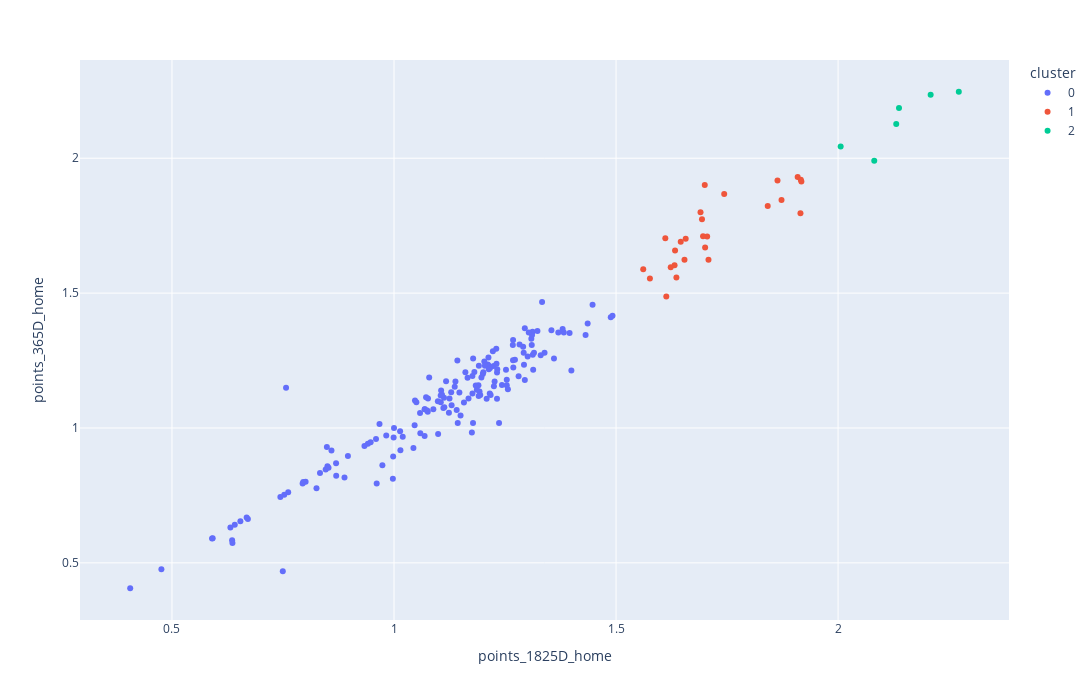

Source (notebook cell):
### Code cell
random.seed(0)
kmeans = KMeans(n_clusters=3)
clusters = kmeans.fit(top1825[[col_home,col_away]].pow(4))
order = np.argsort(np.argsort(clusters.cluster_centers_[:,0]))
print(clusters.cluster_centers_[:,0],order,clusters.labels_)
top1825['cluster'] = clusters.labels_
map_ = {c:str(order[c]) for c in top1825.cluster}
print(map_)
top1825['cluster'] = top1825['cluster'].map(map_)
# top1825 = top1825.reset_index()
plotly.scatter(top1825,col_home,col_away,hover_name='HomeTeam',color='cluster',width=1200,height=700)

### Figure 1 — Plotly figure (JSON) as saved in the notebook; plotly's stock layout.template omitted (floating-point values rounded to 4 significant figures; data arrays with more than 128 entries replaced by an {"elided": "..."} marker saying what was removed)
{"data": [{"hovertemplate": "<b>%{hovertext}</b><br><br>cluster=0<br>points_1825D_home=%{x}<br>points_365D_home=%{y}<extra></extra>", "hovertext": {"elided": "163 str values"}, "legendgroup": "0", "marker": {"color": "#636efa", "symbol": "circle"}, "mode": "markers", "name": "0", "orientation": "v", "showlegend": true, "type": "scatter", "x": {"elided": "163 float values"}, "xaxis": "x", "y": {"elided": "163 float values"}, "yaxis": "y"}, {"hovertemplate": "<b>%{hovertext}</b><br><br>cluster=1<br>points_1825D_home=%{x}<br>points_365D_home=%{y}<extra></extra>", "hovertext": ["Arsenal", "Ath Madrid", "Bordeaux", "Dortmund", "Fiorentina", "Inter", "Ipswich", "Lazio", "Leeds", "Leverkusen", "Lille", "Liverpool", "Lyon", "Man City", "Marseille", "Milan", "Monaco", "Napoli", "Paris SG", "RB Leipzig", "Roma", "Schalke 04", "Sevilla", "Tottenham", "Valencia", "Villarreal"], "legendgroup": "1", "marker": {"color": "#EF553B", "symbol": "circle"}, "mode": "markers", "name": "1", "orientation": "v", "showlegend": true, "type": "scatter", "x": [1.917, 1.694, 1.613, 1.744, 1.636, 1.915, 1.657, 1.561, 1.632, 1.646, 1.611, 1.864, 1.842, 1.69, 1.708, 1.909, 1.623, 1.705, 1.7, 1.873, 1.916, 1.701, 1.696, 1.633, 1.654, 1.576], "xaxis": "x", "y": [1.914, 1.773, 1.487, 1.868, 1.558, 1.796, 1.701, 1.589, 1.603, 1.69, 1.703, 1.918, 1.822, 1.8, 1.624, 1.931, 1.596, 1.709, 1.901, 1.845, 1.92, 1.669, 1.711, 1.658, 1.623, 1.554], "yaxis": "y"}, {"hovertemplate": "<b>%{hovertext}</b><br><br>cluster=2<br>points_1825D_home=%{x}<br>points_365D_home=%{y}<extra></extra>", "hovertext": ["Barcelona", "Bayern Munich", "Chelsea", "Juventus", "Man United", "Real Madrid"], "legendgroup": "2", "marker": {"color": "#00cc96", "symbol": "circle"}, "mode": "markers", "name": "2", "orientation": "v", "showlegend": true, "type": "scatter", "x": [2.272, 2.137, 2.006, 2.131, 2.081, 2.208], "xaxis": "x", "y": [2.246, 2.186, 2.043, 2.127, 1.991, 2.236], "yaxis": "y"}], "layout": {"height": 700, "legend": {"title": {"text": "cluster"}, "tracegroupgap": 0}, "margin": {"t": 60}, "width": 1200, "xaxis": {"anchor": "y", "domain": [0, 1], "title": {"text": "points_1825D_home"}}, "yaxis": {"anchor": "x", "domain": [0, 1], "title": {"text": "points_365D_home"}}}}
